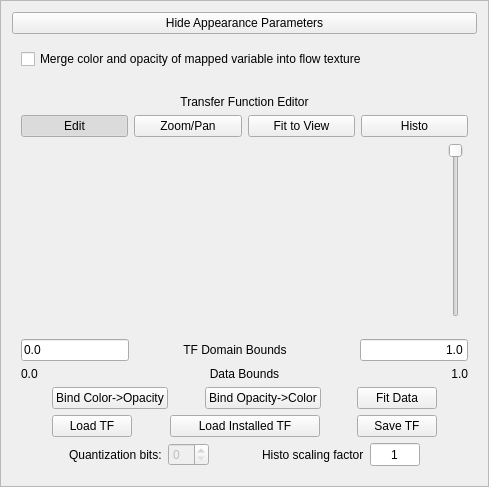
      <widget class="QFrame" name="frame_3">
       <property name="frameShape">
        <enum>QFrame::StyledPanel</enum>
       </property>
       <property name="frameShadow">
        <enum>QFrame::Plain</enum>
       </property>
       <property name="lineWidth">
        <number>0</number>
       </property>
       <layout class="QHBoxLayout" name="horizontalLayout_6">
        <item>
         <layout class="QVBoxLayout" name="verticalLayout_4">
          <item>
           <widget class="QPushButton" name="showHideAppearanceButton">
            <property name="text">
             <string>Hide Appearance Parameters</string>
            </property>
           </widget>
          </item>
          <item>
           <widget class="QFrame" name="appearanceFrame">
            <property name="whatsThis">
             <string>The appearance parameters affect the coloring and intensity of the image in the probe.  The color and opacity are determined by a transfer function editor.  When using a flow texture, the b/w image represents the value of the advected spot noise.</string>
            </property>
            <property name="frameShape">
             <enum>QFrame::NoFrame</enum>
            </property>
            <property name="frameShadow">
             <enum>QFrame::Plain</enum>
            </property>
            <property name="lineWidth">
             <number>0</number>
            </property>
            <layout class="QHBoxLayout" name="horizontalLayout_5">
             <item>
              <layout class="QVBoxLayout" name="verticalLayout_3">
               <item>
                <layout class="QHBoxLayout">
                 <item>
                  <layout class="QVBoxLayout">
                   <item>
                    <widget class="QCheckBox" name="colorMergeCheckbox">
                     <property name="toolTip">
                      <string>Merge the color-mapped data variables with the flow image</string>
                     </property>
                     <property name="text">
                      <string>Merge color and opacity of mapped variable into flow texture</string>
                     </property>
                    </widget>
                   </item>
                  </layout>
                 </item>
                </layout>
               </item>
               <item>
                <spacer name="spacer60">
                 <property name="orientation">
                  <enum>Qt::Vertical</enum>
                 </property>
                 <property name="sizeType">
                  <enum>QSizePolicy::Expanding</enum>
                 </property>
                 <property name="sizeHint" stdset="0">
                  <size>
                   <width>20</width>
                   <height>20</height>
                  </size>
                 </property>
                </spacer>
               </item>
               <item>
                <widget class="QLabel" name="textLabel2_4">
                 <property name="font">
                  <font/>
                 </property>
                 <property name="text">
                  <string>Transfer Function Editor</string>
                 </property>
                 <property name="alignment">
                  <set>Qt::AlignCenter</set>
                 </property>
                 <property name="wordWrap">
                  <bool>false</bool>
                 </property>
                </widget>
               </item>
               <item>
                <layout class="QHBoxLayout">
                 <item>
                  <widget class="QPushButton" name="editButton">
                   <property name="toolTip">
                    <string>Select and edit control points</string>
                   </property>
                   <property name="whatsThis">
                    <string>The Edit and Zoom/Pan button select
two modes of mouse interaction in the
transfer function window.  In Zoom/Pan
mode, click-drag the left mouse to change
the region of the transfer function that is
visible in the window, without changing
the transfer function itself.  In Edit mode
the left mouse button is used to select
and move control points.</string>
                   </property>
                   <property name="text">
                    <string>Edit</string>
                   </property>
                   <property name="checkable">
                    <bool>true</bool>
                   </property>
                   <property name="checked">
                    <bool>true</bool>
                   </property>
                  </widget>
                 </item>
                 <item>
                  <widget class="QPushButton" name="navigateButton">
                   <property name="toolTip">
                    <string>Use mouse to zoom and pan edit window</string>
                   </property>
                   <property name="whatsThis">
                    <string>The Edit and Zoom/Pan button select
two modes of mouse interaction in the
transfer function window.  In Zoom/Pan
mode, click-drag the left mouse to change
the region of the transfer function that is
visible in the window, without changing
the transfer function itself.  In Edit mode
the left mouse button is used to select
and move control points.</string>
                   </property>
                   <property name="text">
                    <string>Zoom/Pan</string>
                   </property>
                   <property name="checkable">
                    <bool>true</bool>
                   </property>
                  </widget>
                 </item>
                 <item>
                  <widget class="QPushButton" name="alignButton">
                   <property name="toolTip">
                    <string>Align edit window with transfer function domain</string>
                   </property>
                   <property name="whatsThis">
                    <string>The &quot;Fit to View&quot; button is used to make the current editing region coincide with the transfer function domain bounds.</string>
                   </property>
                   <property name="text">
                    <string>Fit to View</string>
                   </property>
                  </widget>
                 </item>
                 <item>
                  <widget class="QPushButton" name="newHistoButton">
                   <property name="toolTip">
                    <string>Click to build a new histogram based on the current region settings, animation timestep, and transfer function bounds</string>
                   </property>
                   <property name="whatsThis">
                    <string>Click the Histo button to refresh the
histogram that is displayed in the transfer
function edit window.  The data that is 
histogrammed is determined by the 
current variable, the refinement level,
the current time step, the probe extents
and rotation, and the TF data bounds.
Use the right mouse menu in the 
transfer function window to choose
how the histogram is scaled.</string>
                   </property>
                   <property name="text">
                    <string>Histo</string>
                   </property>
                  </widget>
                 </item>
                </layout>
               </item>
               <item>
                <layout class="QHBoxLayout">
                 <item>
                  <widget class="QFrame" name="tfFrame">
                   <property name="minimumSize">
                    <size>
                     <width>0</width>
                     <height>190</height>
                    </size>
                   </property>
                   <property name="frameShape">
                    <enum>QFrame::NoFrame</enum>
                   </property>
                   <property name="frameShadow">
                    <enum>QFrame::Raised</enum>
                   </property>
                   <layout class="QVBoxLayout">
                    <property name="spacing">
                     <number>0</number>
                    </property>
                    <property name="margin">
                     <number>0</number>
                    </property>
                    <item>
                     <widget class="MappingFrame" name="transferFunctionFrame" native="true">
                      <property name="minimumSize">
                       <size>
                        <width>0</width>
                        <height>0</height>
                       </size>
                      </property>
                      <property name="maximumSize">
                       <size>
                        <width>16777215</width>
                        <height>150</height>
                       </size>
                      </property>
                      <property name="whatsThis">
                       <string>The transfer function editor displays a
mapping (called a &quot;transfer function&quot;)
from the data variable(s) to opacity and
color,  This is used when you view a
slice or contour plane of the variable(s).
Opacity only affects the in-scene copy
of the contour plane, not the cross-section
view in this panel.
The opacity values are shown as a
green curve.  The color is determined
by the set of control points along the color
bar at the bottom.  A histogram of data
values is shown in blue-green behind
the opacity curve.  Additional options are
available from the right mouse button.</string>
                      </property>
                      <property name="colorMapping" stdset="0">
                       <bool>true</bool>
                      </property>
                      <property name="opacityMapping" stdset="0">
                       <bool>true</bool>
                      </property>
                     </widget>
                    </item>
                   </layout>
                  </widget>
                 </item>
                 <item>
                  <layout class="QVBoxLayout">
                   <item>
                    <widget class="QSlider" name="opacityScaleSlider">
                     <property name="toolTip">
                      <string>Scale Opacity Values with this slider</string>
                     </property>
                     <property name="maximum">
                      <number>256</number>
                     </property>
                     <property name="value">
                      <number>0</number>
                     </property>
                     <property name="tracking">
                      <bool>false</bool>
                     </property>
                     <property name="orientation">
                      <enum>Qt::Vertical</enum>
                     </property>
                     <property name="invertedAppearance">
                      <bool>true</bool>
                     </property>
                    </widget>
                   </item>
                   <item>
                    <spacer name="spacer81">
                     <property name="orientation">
                      <enum>Qt::Vertical</enum>
                     </property>
                     <property name="sizeType">
                      <enum>QSizePolicy::Fixed</enum>
                     </property>
                     <property name="sizeHint" stdset="0">
                      <size>
                       <width>20</width>
                       <height>16</height>
                      </size>
                     </property>
                    </spacer>
                   </item>
                  </layout>
                 </item>
                </layout>
               </item>
               <item>
                <layout class="QHBoxLayout">
                 <item>
                  <widget class="QLineEdit" name="leftMappingBound">
                   <property name="toolTip">
                    <string>Minimum of transfer function domain</string>
                   </property>
                   <property name="whatsThis">
                    <string>The displayed data bounds are based on
the range of data values in the first time step
of the dataset.  These values are only a
guide.  The TF Domain Bounds can be
reset to any range.  Click on the &quot;histo&quot;
button to construct, a histogram and thereby
to determine the actual data values in the
specified range.</string>
                   </property>
                   <property name="text">
                    <string>0.0</string>
                   </property>
                  </widget>
                 </item>
                 <item>
                  <spacer name="spacer34">
                   <property name="orientation">
                    <enum>Qt::Horizontal</enum>
                   </property>
                   <property name="sizeType">
                    <enum>QSizePolicy::Expanding</enum>
                   </property>
                   <property name="sizeHint" stdset="0">
                    <size>
                     <width>48</width>
                     <height>21</height>
                    </size>
                   </property>
                  </spacer>
                 </item>
                 <item>
                  <widget class="QLabel" name="textLabel2_3">
                   <property name="text">
                    <string>TF Domain Bounds</string>
                   </property>
                   <property name="alignment">
                    <set>Qt::AlignCenter</set>
                   </property>
                   <property name="wordWrap">
                    <bool>false</bool>
                   </property>
                  </widget>
                 </item>
                 <item>
                  <spacer name="spacer35">
                   <property name="orientation">
                    <enum>Qt::Horizontal</enum>
                   </property>
                   <property name="sizeType">
                    <enum>QSizePolicy::Expanding</enum>
                   </property>
                   <property name="sizeHint" stdset="0">
                    <size>
                     <width>67</width>
                     <height>21</height>
                    </size>
                   </property>
                  </spacer>
                 </item>
                 <item>
                  <widget class="QLineEdit" name="rightMappingBound">
                   <property name="toolTip">
                    <string>Maximum of transfer function domain</string>
                   </property>
                   <property name="whatsThis">
                    <string>The displayed data bounds are based on
the range of data values in the first time step
of the dataset.  These values are only a
guide.  The TF Domain Bounds can be
reset to any range.  Click on the &quot;histo&quot;
button to construct, a histogram and thereby
to determine the actual data values in the
specified range.</string>
                   </property>
                   <property name="text">
                    <string>1.0</string>
                   </property>
                   <property name="alignment">
                    <set>Qt::AlignRight</set>
                   </property>
                  </widget>
                 </item>
                </layout>
               </item>
               <item>
                <layout class="QHBoxLayout">
                 <item>
                  <widget class="QLabel" name="minDataBound">
                   <property name="font">
                    <font/>
                   </property>
                   <property name="toolTip">
                    <string>Data bounds are estimated from the variable at the first available time step.</string>
                   </property>
                   <property name="whatsThis">
                    <string>The displayed data bounds are based on
the range of data values in the first time step
of the dataset.  These values are only a
guide.  The TF Domain Bounds can be
reset to any range.  Click on the &quot;histo&quot;
button to construct, a histogram and thereby
to determine the actual data values in the
specified range.</string>
                   </property>
                   <property name="text">
                    <string>0.0</string>
                   </property>
                   <property name="wordWrap">
                    <bool>false</bool>
                   </property>
                  </widget>
                 </item>
                 <item>
                  <widget class="QLabel" name="textLabel2_5">
                   <property name="toolTip">
                    <string>Data bounds are estimated from the variable at the first available time step.</string>
                   </property>
                   <property name="text">
                    <string>Data Bounds</string>
                   </property>
                   <property name="alignment">
                    <set>Qt::AlignCenter</set>
                   </property>
                   <property name="wordWrap">
                    <bool>false</bool>
                   </property>
                  </widget>
                 </item>
                 <item>
                  <widget class="QLabel" name="maxDataBound">
                   <property name="font">
                    <font/>
                   </property>
                   <property name="toolTip">
                    <string>Data bounds are estimated from the variable at the first available time step.</string>
                   </property>
                   <property name="whatsThis">
                    <string>The displayed data bounds are based on
the range of data values in the first time step
of the dataset.  These values are only a
guide.  The TF Domain Bounds can be
reset to any range.  Click on the &quot;histo&quot;
button to construct, a histogram and thereby
to determine the actual data values in the
specified range.</string>
                   </property>
                   <property name="text">
                    <string>1.0</string>
                   </property>
                   <property name="alignment">
                    <set>Qt::AlignRight|Qt::AlignTrailing|Qt::AlignVCenter</set>
                   </property>
                   <property name="wordWrap">
                    <bool>false</bool>
                   </property>
                  </widget>
                 </item>
                </layout>
               </item>
               <item>
                <layout class="QHBoxLayout">
                 <item>
                  <spacer name="spacer43">
                   <property name="orientation">
                    <enum>Qt::Horizontal</enum>
                   </property>
                   <property name="sizeType">
                    <enum>QSizePolicy::Expanding</enum>
                   </property>
                   <property name="sizeHint" stdset="0">
                    <size>
                     <width>20</width>
                     <height>21</height>
                    </size>
                   </property>
                  </spacer>
                 </item>
                 <item>
                  <widget class="QPushButton" name="ColorBindButton">
                   <property name="toolTip">
                    <string>Move selected color to same x coord as selected opacity </string>
                   </property>
                   <property name="whatsThis">
                    <string>When exactly one color control point
and exacty one opacity control point 
are selected, click on these &quot;Bind&quot;
buttons to force those two control
points to coincide.  Either the opacity
control point is moved to position of
the color control point, or vice-versa,
depending on which button is clicked.</string>
                   </property>
                   <property name="text">
                    <string>Bind Color-&gt;Opacity</string>
                   </property>
                  </widget>
                 </item>
                 <item>
                  <spacer name="spacer27">
                   <property name="orientation">
                    <enum>Qt::Horizontal</enum>
                   </property>
                   <property name="sizeType">
                    <enum>QSizePolicy::Expanding</enum>
                   </property>
                   <property name="sizeHint" stdset="0">
                    <size>
                     <width>22</width>
                     <height>20</height>
                    </size>
                   </property>
                  </spacer>
                 </item>
                 <item>
                  <widget class="QPushButton" name="OpacityBindButton">
                   <property name="toolTip">
                    <string>Move selected opacity to same x coord as selected color</string>
                   </property>
                   <property name="whatsThis">
                    <string>When exactly one color control point
and exacty one opacity control point 
are selected, click on these &quot;Bind&quot;
buttons to force those two control
points to coincide.  Either the opacity
control point is moved to position of
the color control point, or vice-versa,
depending on which button is clicked.</string>
                   </property>
                   <property name="text">
                    <string>Bind Opacity-&gt;Color</string>
                   </property>
                  </widget>
                 </item>
                 <item>
                  <spacer name="spacer97">
                   <property name="orientation">
                    <enum>Qt::Horizontal</enum>
                   </property>
                   <property name="sizeType">
                    <enum>QSizePolicy::Expanding</enum>
                   </property>
                   <property name="sizeHint" stdset="0">
                    <size>
                     <width>21</width>
                     <height>20</height>
                    </size>
                   </property>
                  </spacer>
                 </item>
                 <item>
                  <widget class="QPushButton" name="fitDataButton">
                   <property name="toolTip">
                    <string>Fit TF domain bounds to data bounds</string>
                   </property>
                   <property name="whatsThis">
                    <string>Click this button to set the current transfer function editor domain bounds to the bounds of the variable at the current time step.</string>
                   </property>
                   <property name="text">
                    <string>Fit Data</string>
                   </property>
                  </widget>
                 </item>
                 <item>
                  <spacer name="spacer44">
                   <property name="orientation">
                    <enum>Qt::Horizontal</enum>
                   </property>
                   <property name="sizeType">
                    <enum>QSizePolicy::Expanding</enum>
                   </property>
                   <property name="sizeHint" stdset="0">
                    <size>
                     <width>27</width>
                     <height>21</height>
                    </size>
                   </property>
                  </spacer>
                 </item>
                </layout>
               </item>
               <item>
                <layout class="QHBoxLayout">
                 <item>
                  <spacer name="spacer45">
                   <property name="orientation">
                    <enum>Qt::Horizontal</enum>
                   </property>
                   <property name="sizeType">
                    <enum>QSizePolicy::Expanding</enum>
                   </property>
                   <property name="sizeHint" stdset="0">
                    <size>
                     <width>16</width>
                     <height>20</height>
                    </size>
                   </property>
                  </spacer>
                 </item>
                 <item>
                  <widget class="QPushButton" name="loadButton">
                   <property name="sizePolicy">
                    <sizepolicy hsizetype="Minimum" vsizetype="Fixed">
                     <horstretch>0</horstretch>
                     <verstretch>0</verstretch>
                    </sizepolicy>
                   </property>
                   <property name="maximumSize">
                    <size>
                     <width>200</width>
                     <height>32767</height>
                    </size>
                   </property>
                   <property name="toolTip">
                    <string>Load transfer function from file or session</string>
                   </property>
                   <property name="text">
                    <string>Load TF</string>
                   </property>
                  </widget>
                 </item>
                 <item>
                  <spacer name="spacer160">
                   <property name="orientation">
                    <enum>Qt::Horizontal</enum>
                   </property>
                   <property name="sizeType">
                    <enum>QSizePolicy::Expanding</enum>
                   </property>
                   <property name="sizeHint" stdset="0">
                    <size>
                     <width>31</width>
                     <height>20</height>
                    </size>
                   </property>
                  </spacer>
                 </item>
                 <item>
                  <widget class="QPushButton" name="loadInstalledButton">
                   <property name="minimumSize">
                    <size>
                     <width>150</width>
                     <height>0</height>
                    </size>
                   </property>
                   <property name="toolTip">
                    <string>Load Transfer Function from directory of pre-installed transfer functions</string>
                   </property>
                   <property name="text">
                    <string>Load Installed TF</string>
                   </property>
                  </widget>
                 </item>
                 <item>
                  <spacer name="spacer30">
                   <property name="orientation">
                    <enum>Qt::Horizontal</enum>
                   </property>
                   <property name="sizeType">
                    <enum>QSizePolicy::Expanding</enum>
                   </property>
                   <property name="sizeHint" stdset="0">
                    <size>
                     <width>16</width>
                     <height>21</height>
                    </size>
                   </property>
                  </spacer>
                 </item>
                 <item>
                  <widget class="QPushButton" name="saveButton">
                   <property name="maximumSize">
                    <size>
                     <width>200</width>
                     <height>32767</height>
                    </size>
                   </property>
                   <property name="toolTip">
                    <string>Save this transfer function to a file or session</string>
                   </property>
                   <property name="text">
                    <string>Save TF</string>
                   </property>
                  </widget>
                 </item>
                 <item>
                  <spacer name="spacer46">
                   <property name="orientation">
                    <enum>Qt::Horizontal</enum>
                   </property>
                   <property name="sizeType">
                    <enum>QSizePolicy::Expanding</enum>
                   </property>
                   <property name="sizeHint" stdset="0">
                    <size>
                     <width>23</width>
                     <height>20</height>
                    </size>
                   </property>
                  </spacer>
                 </item>
                </layout>
               </item>
               <item>
                <layout class="QHBoxLayout">
                 <item>
                  <spacer name="spacer27_2">
                   <property name="orientation">
                    <enum>Qt::Horizontal</enum>
                   </property>
                   <property name="sizeType">
                    <enum>QSizePolicy::Expanding</enum>
                   </property>
                   <property name="sizeHint" stdset="0">
                    <size>
                     <width>20</width>
                     <height>20</height>
                    </size>
                   </property>
                  </spacer>
                 </item>
                 <item>
                  <widget class="QLabel" name="textLabel1_4">
                   <property name="font">
                    <font/>
                   </property>
                   <property name="text">
                    <string>Quantization bits:</string>
                   </property>
                   <property name="wordWrap">
                    <bool>false</bool>
                   </property>
                  </widget>
                 </item>
                 <item>
                  <widget class="QSpinBox" name="numBitsSpin">
                   <property name="enabled">
                    <bool>false</bool>
                   </property>
                   <property name="toolTip">
                    <string>Specify number of bits (not currently implemented)</string>
                   </property>
                  </widget>
                 </item>
                 <item>
                  <spacer name="spacer28_3">
                   <property name="orientation">
                    <enum>Qt::Horizontal</enum>
                   </property>
                   <property name="sizeType">
                    <enum>QSizePolicy::Expanding</enum>
                   </property>
                   <property name="sizeHint" stdset="0">
                    <size>
                     <width>40</width>
                     <height>20</height>
                    </size>
                   </property>
                  </spacer>
                 </item>
                 <item>
                  <widget class="QLabel" name="textLabel1_8">
                   <property name="whatsThis">
                    <string>The Histo scaling factor rescales the displayed histogram linearly by that factor.  Use the right mouse in the opacity window to choose nonlinear scaling options.</string>
                   </property>
                   <property name="text">
                    <string>Histo scaling factor</string>
                   </property>
                   <property name="wordWrap">
                    <bool>false</bool>
                   </property>
                  </widget>
                 </item>
                 <item>
                  <widget class="QLineEdit" name="histoScaleEdit">
                   <property name="maximumSize">
                    <size>
                     <width>50</width>
                     <height>32767</height>
                    </size>
                   </property>
                   <property name="toolTip">
                    <string>Scale factor for histogram display</string>
                   </property>
                   <property name="whatsThis">
                    <string>The Histo scaling factor rescales the displayed histogram linearly by that factor.  Use the right mouse in the opacity window to choose nonlinear scaling options.</string>
                   </property>
                   <property name="text">
                    <string>1</string>
                   </property>
                   <property name="alignment">
                    <set>Qt::AlignHCenter</set>
                   </property>
                  </widget>
                 </item>
                 <item>
                  <spacer name="spacer29_2">
                   <property name="orientation">
                    <enum>Qt::Horizontal</enum>
                   </property>
                   <property name="sizeType">
                    <enum>QSizePolicy::Expanding</enum>
                   </property>
                   <property name="sizeHint" stdset="0">
                    <size>
                     <width>31</width>
                     <height>20</height>
                    </size>
                   </property>
                  </spacer>
                 </item>
                </layout>
               </item>
              </layout>
             </item>
            </layout>
           </widget>
          </item>
         </layout>
        </item>
       </layout>
      </widget>
